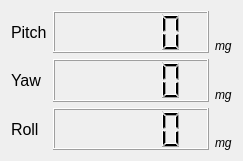
        <widget class="QWidget" name="layoutWidget_4">
         <property name="geometry">
          <rect>
           <x>260</x>
           <y>220</y>
           <width>243</width>
           <height>161</height>
          </rect>
         </property>
         <layout class="QGridLayout" name="gridLayout_5" columnstretch="0,1,0">
          <item row="0" column="2">
           <widget class="QLabel" name="label_16">
            <property name="font">
             <font>
              <italic>true</italic>
             </font>
            </property>
            <property name="text">
             <string>mg</string>
            </property>
            <property name="alignment">
             <set>Qt::AlignBottom|Qt::AlignLeading|Qt::AlignLeft</set>
            </property>
           </widget>
          </item>
          <item row="0" column="1">
           <widget class="QLCDNumber" name="labelGyroX"/>
          </item>
          <item row="1" column="0">
           <widget class="QLabel" name="label_26">
            <property name="font">
             <font>
              <pointsize>12</pointsize>
              <italic>false</italic>
             </font>
            </property>
            <property name="text">
             <string>Yaw</string>
            </property>
           </widget>
          </item>
          <item row="2" column="0">
           <widget class="QLabel" name="label_27">
            <property name="font">
             <font>
              <pointsize>12</pointsize>
              <italic>false</italic>
             </font>
            </property>
            <property name="text">
             <string>Roll</string>
            </property>
           </widget>
          </item>
          <item row="0" column="0">
           <widget class="QLabel" name="label_30">
            <property name="font">
             <font>
              <pointsize>12</pointsize>
              <italic>false</italic>
             </font>
            </property>
            <property name="text">
             <string>Pitch</string>
            </property>
           </widget>
          </item>
          <item row="1" column="1">
           <widget class="QLCDNumber" name="labelGyroY"/>
          </item>
          <item row="2" column="1">
           <widget class="QLCDNumber" name="labelGyroZ"/>
          </item>
          <item row="1" column="2">
           <widget class="QLabel" name="label_18">
            <property name="font">
             <font>
              <italic>true</italic>
             </font>
            </property>
            <property name="text">
             <string>mg</string>
            </property>
            <property name="alignment">
             <set>Qt::AlignBottom|Qt::AlignLeading|Qt::AlignLeft</set>
            </property>
           </widget>
          </item>
          <item row="2" column="2">
           <widget class="QLabel" name="label_23">
            <property name="font">
             <font>
              <italic>true</italic>
             </font>
            </property>
            <property name="text">
             <string>mg</string>
            </property>
            <property name="alignment">
             <set>Qt::AlignBottom|Qt::AlignLeading|Qt::AlignLeft</set>
            </property>
           </widget>
          </item>
         </layout>
        </widget>
